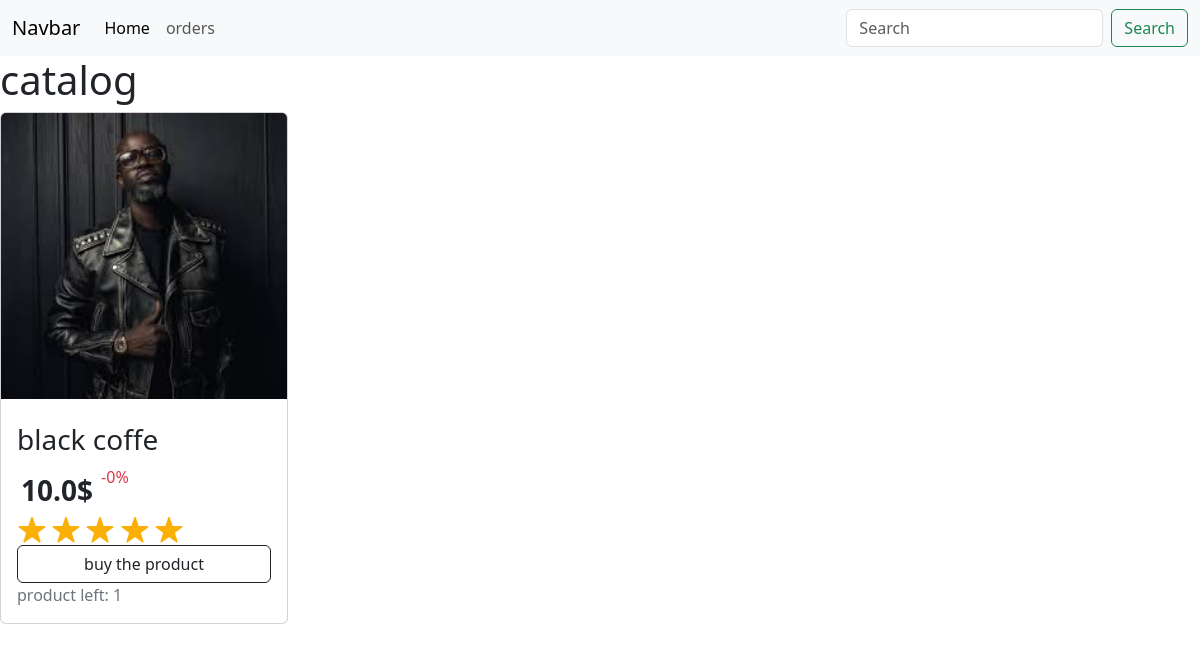
The page / on the database its author committed.
### tea_and_coffe/models.py (models this page shows, shortened)
class Product(models.Model):
    title = models.CharField(max_length=40)
    price = models.FloatField(default=10.0)
    description = models.TextField()
    picture = models.ImageField(upload_to='images/products/photo')
    discounts = models.PositiveIntegerField(default=0)
    stock = models.PositiveIntegerField(default = 0)
    is_available = models.BooleanField(default=False)
    rating = models.PositiveSmallIntegerField()

### tea_and_coffe/views.py (the view)
# urls.py: path('', catalog, name='catalog'),
def catalog (request):
    products = Product.objects.all()
    return render(request, 'tea_and_coffe/catalog.html', {'products':products})

### tea_and_coffe/templates/tea_and_coffe/catalog.html (shortened to what this page needs)
{%extends 'core/base.html'%}
{%load static%}
{%block content%}
    <h1>catalog</h1>
    {%for product in products%}
    <div class="card" style="width: 18rem;">
        <img src="{{product.picture.url}}" class="card-img-top" alt="">
        <div class="card-body">
          <h3 class="card-title mt-2 p-0" >{{product.title}}</h3>
          <div class="d-flex gap-1">
            <p class="card-text fs-3 fw-bold m-0 p-1">{{product.price}}$</p>
            <p class="card-text fs-6 text-danger">-{{product.discounts}}%</p>
          </div>
          {%for star in '*****'%}
          {%if forloop.counter <= product.rating%}
          <img src="{%static 'tea_and_coffe/img/star.png'%}" alt="">
          {%else%}
          <img src="{%static 'tea_and_coffe/img/star.png'%}" alt="" style="filter: grayscale(1);">
          {%endif%}
          {%endfor%}
          <a href="{%url 'product_detail' product_id=product.id%}" class="btn btn-outline-dark w-100" >buy the product</a>
          <p class="card-text text-secondary">product left: {{product.stock}}</p>
        </div>
      </div>
      {%endfor%}
      {%endblock%}

### rows shown on the page
Product: picture (picture), title "black coffe", price "10.0", discounts "0", rating 5 (drawn), stock "1"
